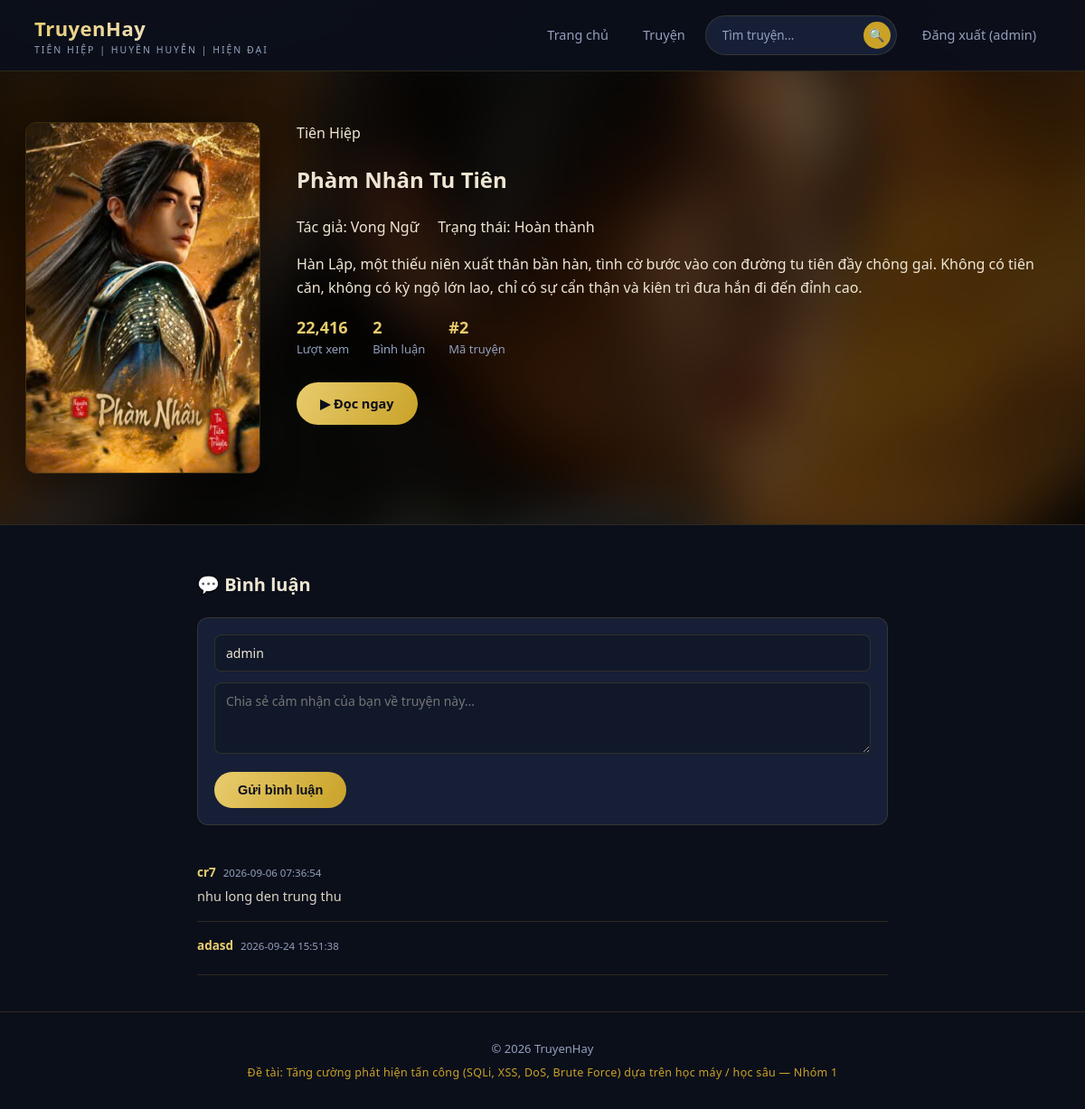
/truyen/2 (signed in), run on an earlier commit of the app's database.
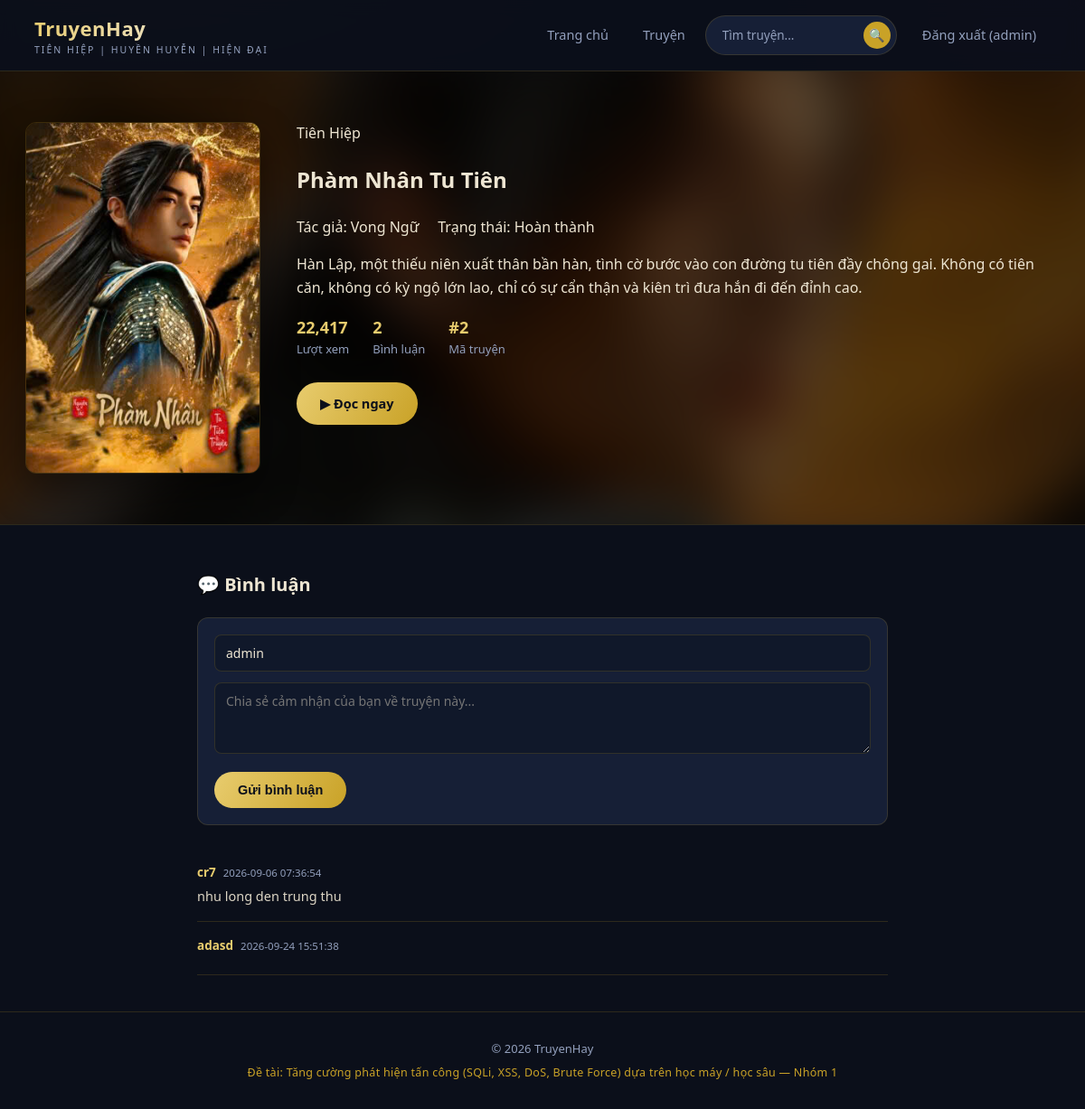
And on a later commit of the database.
### tables this page shows
CREATE TABLE truyen (
            id INTEGER PRIMARY KEY AUTOINCREMENT,
            title TEXT NOT NULL,
            author TEXT NOT NULL,
            category TEXT NOT NULL,
            description TEXT,
            image TEXT,
            views INTEGER DEFAULT 0,
            status TEXT NOT NULL DEFAULT "Đang ra",
            create_at TIMESTAMP DEFAULT CURRENT_TIMESTAMP
        );

### app.py (the view, shortened to what this page needs)
@app.route("/truyen/<truyen_id>", methods=["GET", "POST"])
def truyen_detail(truyen_id):
    db = get_db()
    cur = db.cursor()
    if request.method == "GET": #GET
        sql = ("SELECT * FROM truyen WHERE id = {t_id}").format(t_id=truyen_id)
        try: #Lay truyen
            truyen = run_query(sql, fetch="one")
        except sqlite3.Error as e:
            return f"Loi: {e}", 400
        if truyen == None:
            return "Không tìm thấy truyện !", 404
        try: #UPDATE views
            u_sql = "UPDATE truyen SET views = views + 1 WHERE id = {t_id}".format(t_id=truyen_id)
            run_query(u_sql, fetch="none")
        except sqlite3.Error as e:
            pass
        try: #Comments
            cmt_sql = ("SELECT * FROM comments WHERE truyen_id = {id} ORDER BY id"
                       ).format(id=truyen_id)
            comments = run_query(cmt_sql)
        except sqlite3.Error as e:
            comments =[]
        return render_template("truyen_detail.html", truyen=truyen, comments=comments)

### app.py (called while the page is built)
def get_db():
    if "db" not in g:
        g.db = sqlite3.connect(DB_PATH)
        g.db.row_factory = sqlite3.Row
    return g.db

def run_query(query, fetch="all"):
    db = get_db()
    cur = db.cursor()
    cur.execute(query)
    if fetch == "all":
        rows = cur.fetchall()
        return rows
    elif fetch == "one":
        row = cur.fetchone()
        return row
    else:
        db.commit()
        return None

### templates/truyen_detail.html (shortened to what this page needs)
<!DOCTYPE html>
<html lang="vi">
<head>
<link rel="stylesheet" href="{{ url_for('static', filename='style.css') }}">
</head>
<body>
<header class="site-header">
  <div class="header-inner">
    <a href="{{ url_for('index') }}" class="brand">
      <div>
        <div class="brand-text">TruyenHay</div>
        <div class="brand-sub">Tiên hiệp | Huyền huyễn | Hiện đại</div>
      </div>
    </a>
    <nav class="main-nav">
      <a href="{{ url_for('index') }}">Trang chủ</a>
      <a href="{{ url_for('truyen_list') }}">Truyện</a>
      <form class="search-form" action="{{ url_for('truyen_list') }}" method="get">
        <input type="text" name="q" placeholder="Tìm truyện...">
        <button type="submit" aria-label="Tìm kiếm">🔍</button>
      </form>
      {% if session.get('username') %}
        <a href="{{ url_for('logout') }}">Đăng xuất ({{ session.get('username') }})</a>
      {% else %}
        <a href="{{ url_for('login') }}" class="cta">Đăng nhập</a>
      {% endif %}
    </nav>
  </div>
</header>
<section class="detail-hero">
  {% set cover_img = truyen['image'] if truyen['image'] else 'tiennghich.jpg' %}
  {% set cover_url = url_for('static', filename='images/' + cover_img) %}
  <div class="detail-hero-bg" style="background-image: url('{{cover_url}}');"></div>
  <div class="detail-inner">
    <div class="detail-cover">
      <img src="{{cover_url}}" alt="{{ truyen.title }}">
    </div>
    <div class="hero-info">
      <span class="category-tag">{{ truyen['category']}}</span>
      <h1>{{ truyen['title'] }}</h1>
      <div class="author">Tác giả: {{ truyen['author'] }} &nbsp; &nbsp; Trạng thái: {{ truyen['status'] }}</div>
      <p class="desc">{{ truyen['description'] }}</p>
      <div class="stat-row">
        <div class="stat"><b>{{ "{:,}".format(truyen['views'] or 0) }}</b>Lượt xem</div>
        <div class="stat"><b>{{ comments|length }}</b>Bình luận</div>
        <div class="stat"><b>#{{ truyen['id'] }}</b>Mã truyện</div>
      </div>
      <a href="#doc" class="btn btn-primary">▶ Đọc ngay</a>
    </div>
  </div>
</section>
<div class="comments-wrap" id="doc">
  <h2>💬 Bình luận</h2>
  <form class="comment-form" method="post" action="{{ url_for('truyen_detail', truyen_id=truyen['id']) }}">
    <input type="text" name="username" placeholder="Tên của bạn"
           value="{{ session.get('username', '') }}" required>
    <textarea name="content" rows="3" placeholder="Chia sẻ cảm nhận của bạn về truyện này..." required></textarea>
    <button type="submit" class="btn btn-primary">Gửi bình luận</button>
  </form>
  {% for c in comments %}
  <div class="comment-item">
    <div class="who">{{ c.username }}<span class="when">{{ c.created_at }}</span></div>
    <div class="body">{{ c.content|safe }}</div>
  </div>
  {% else %}
  <p style="color:var(--muted);">Chưa có bình luận nào. Hãy là người đầu tiên!</p>
  {% endfor %}
</div>
<footer class="site-footer">
  <div>© 2026 TruyenHay</div>
  <div class="project-line">Đề tài: Tăng cường phát hiện tấn công (SQLi, XSS, DoS, Brute Force) dựa trên học máy / học sâu — Nhóm 1</div>
</footer>
</body>
</html>

What changed in the data, as far as the page shows it:
changed truyen "Phàm Nhân Tu Tiên": views "22,416" → "22,417"
